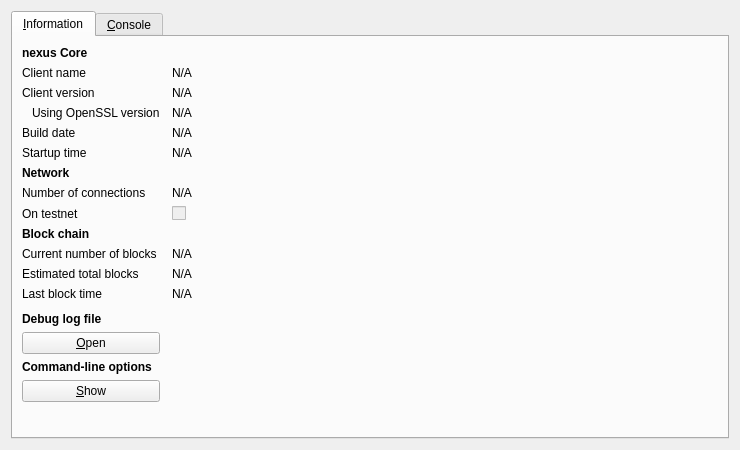
<?xml version="1.0" encoding="UTF-8"?>
<ui version="4.0">
 <class>RPCConsole</class>
 <widget class="QDialog" name="RPCConsole">
  <property name="geometry">
   <rect>
    <x>0</x>
    <y>0</y>
    <width>740</width>
    <height>450</height>
   </rect>
  </property>
  <property name="windowTitle">
   <string>nexus - Debug window</string>
  </property>
  <layout class="QVBoxLayout" name="verticalLayout_2">
   <item>
    <widget class="QTabWidget" name="tabWidget">
     <property name="currentIndex">
      <number>0</number>
     </property>
     <widget class="QWidget" name="tab_info">
      <attribute name="title">
       <string>&amp;Information</string>
      </attribute>
      <layout class="QGridLayout" name="gridLayout" columnstretch="0,1">
       <property name="horizontalSpacing">
        <number>12</number>
       </property>
       <item row="0" column="0">
        <widget class="QLabel" name="label_9">
         <property name="font">
          <font>
           <weight>75</weight>
           <bold>true</bold>
          </font>
         </property>
         <property name="text">
          <string>nexus Core</string>
         </property>
        </widget>
       </item>
       <item row="1" column="0">
        <widget class="QLabel" name="label_5">
         <property name="text">
          <string>Client name</string>
         </property>
        </widget>
       </item>
       <item row="1" column="1">
        <widget class="QLabel" name="clientName">
         <property name="cursor">
          <cursorShape>IBeamCursor</cursorShape>
         </property>
         <property name="text">
          <string>N/A</string>
         </property>
         <property name="textFormat">
          <enum>Qt::PlainText</enum>
         </property>
         <property name="textInteractionFlags">
          <set>Qt::LinksAccessibleByMouse|Qt::TextSelectableByKeyboard|Qt::TextSelectableByMouse</set>
         </property>
        </widget>
       </item>
       <item row="2" column="0">
        <widget class="QLabel" name="label_6">
         <property name="text">
          <string>Client version</string>
         </property>
        </widget>
       </item>
       <item row="2" column="1">
        <widget class="QLabel" name="clientVersion">
         <property name="cursor">
          <cursorShape>IBeamCursor</cursorShape>
         </property>
         <property name="text">
          <string>N/A</string>
         </property>
         <property name="textFormat">
          <enum>Qt::PlainText</enum>
         </property>
         <property name="textInteractionFlags">
          <set>Qt::LinksAccessibleByMouse|Qt::TextSelectableByKeyboard|Qt::TextSelectableByMouse</set>
         </property>
        </widget>
       </item>
       <item row="3" column="0">
        <widget class="QLabel" name="label_14">
         <property name="text">
          <string>Using OpenSSL version</string>
         </property>
         <property name="indent">
          <number>10</number>
         </property>
        </widget>
       </item>
       <item row="3" column="1">
        <widget class="QLabel" name="openSSLVersion">
         <property name="cursor">
          <cursorShape>IBeamCursor</cursorShape>
         </property>
         <property name="text">
          <string>N/A</string>
         </property>
         <property name="textFormat">
          <enum>Qt::PlainText</enum>
         </property>
         <property name="textInteractionFlags">
          <set>Qt::LinksAccessibleByMouse|Qt::TextSelectableByKeyboard|Qt::TextSelectableByMouse</set>
         </property>
        </widget>
       </item>
       <item row="4" column="0">
        <widget class="QLabel" name="label_12">
         <property name="text">
          <string>Build date</string>
         </property>
        </widget>
       </item>
       <item row="4" column="1">
        <widget class="QLabel" name="buildDate">
         <property name="cursor">
          <cursorShape>IBeamCursor</cursorShape>
         </property>
         <property name="text">
          <string>N/A</string>
         </property>
         <property name="textFormat">
          <enum>Qt::PlainText</enum>
         </property>
         <property name="textInteractionFlags">
          <set>Qt::LinksAccessibleByMouse|Qt::TextSelectableByKeyboard|Qt::TextSelectableByMouse</set>
         </property>
        </widget>
       </item>
       <item row="5" column="0">
        <widget class="QLabel" name="label_13">
         <property name="text">
          <string>Startup time</string>
         </property>
        </widget>
       </item>
       <item row="5" column="1">
        <widget class="QLabel" name="startupTime">
         <property name="cursor">
          <cursorShape>IBeamCursor</cursorShape>
         </property>
         <property name="text">
          <string>N/A</string>
         </property>
         <property name="textFormat">
          <enum>Qt::PlainText</enum>
         </property>
         <property name="textInteractionFlags">
          <set>Qt::LinksAccessibleByMouse|Qt::TextSelectableByKeyboard|Qt::TextSelectableByMouse</set>
         </property>
        </widget>
       </item>
       <item row="6" column="0">
        <widget class="QLabel" name="label_11">
         <property name="font">
          <font>
           <weight>75</weight>
           <bold>true</bold>
          </font>
         </property>
         <property name="text">
          <string>Network</string>
         </property>
        </widget>
       </item>
       <item row="7" column="0">
        <widget class="QLabel" name="label_7">
         <property name="text">
          <string>Number of connections</string>
         </property>
        </widget>
       </item>
       <item row="7" column="1">
        <widget class="QLabel" name="numberOfConnections">
         <property name="cursor">
          <cursorShape>IBeamCursor</cursorShape>
         </property>
         <property name="text">
          <string>N/A</string>
         </property>
         <property name="textFormat">
          <enum>Qt::PlainText</enum>
         </property>
         <property name="textInteractionFlags">
          <set>Qt::LinksAccessibleByMouse|Qt::TextSelectableByKeyboard|Qt::TextSelectableByMouse</set>
         </property>
        </widget>
       </item>
       <item row="8" column="0">
        <widget class="QLabel" name="label_8">
         <property name="text">
          <string>On testnet</string>
         </property>
        </widget>
       </item>
       <item row="8" column="1">
        <widget class="QCheckBox" name="isTestNet">
         <property name="enabled">
          <bool>false</bool>
         </property>
         <property name="text">
          <string/>
         </property>
        </widget>
       </item>
       <item row="9" column="0">
        <widget class="QLabel" name="label_10">
         <property name="font">
          <font>
           <weight>75</weight>
           <bold>true</bold>
          </font>
         </property>
         <property name="text">
          <string>Block chain</string>
         </property>
        </widget>
       </item>
       <item row="10" column="0">
        <widget class="QLabel" name="label_3">
         <property name="text">
          <string>Current number of blocks</string>
         </property>
        </widget>
       </item>
       <item row="10" column="1">
        <widget class="QLabel" name="numberOfBlocks">
         <property name="cursor">
          <cursorShape>IBeamCursor</cursorShape>
         </property>
         <property name="text">
          <string>N/A</string>
         </property>
         <property name="textFormat">
          <enum>Qt::PlainText</enum>
         </property>
         <property name="textInteractionFlags">
          <set>Qt::LinksAccessibleByMouse|Qt::TextSelectableByKeyboard|Qt::TextSelectableByMouse</set>
         </property>
        </widget>
       </item>
       <item row="11" column="0">
        <widget class="QLabel" name="label_4">
         <property name="text">
          <string>Estimated total blocks</string>
         </property>
        </widget>
       </item>
       <item row="11" column="1">
        <widget class="QLabel" name="totalBlocks">
         <property name="cursor">
          <cursorShape>IBeamCursor</cursorShape>
         </property>
         <property name="text">
          <string>N/A</string>
         </property>
         <property name="textFormat">
          <enum>Qt::PlainText</enum>
         </property>
         <property name="textInteractionFlags">
          <set>Qt::LinksAccessibleByMouse|Qt::TextSelectableByKeyboard|Qt::TextSelectableByMouse</set>
         </property>
        </widget>
       </item>
       <item row="12" column="0">
        <widget class="QLabel" name="label_2">
         <property name="text">
          <string>Last block time</string>
         </property>
        </widget>
       </item>
       <item row="12" column="1">
        <widget class="QLabel" name="lastBlockTime">
         <property name="cursor">
          <cursorShape>IBeamCursor</cursorShape>
         </property>
         <property name="text">
          <string>N/A</string>
         </property>
         <property name="textFormat">
          <enum>Qt::PlainText</enum>
         </property>
         <property name="textInteractionFlags">
          <set>Qt::LinksAccessibleByMouse|Qt::TextSelectableByKeyboard|Qt::TextSelectableByMouse</set>
         </property>
        </widget>
       </item>
       <item row="13" column="0">
        <spacer name="verticalSpacer_2">
         <property name="orientation">
          <enum>Qt::Vertical</enum>
         </property>
         <property name="sizeHint" stdset="0">
          <size>
           <width>20</width>
           <height>20</height>
          </size>
         </property>
        </spacer>
       </item>
       <item row="14" column="0">
        <widget class="QLabel" name="labelDebugLogfile">
         <property name="font">
          <font>
           <weight>75</weight>
           <bold>true</bold>
          </font>
         </property>
         <property name="text">
          <string>Debug log file</string>
         </property>
        </widget>
       </item>
       <item row="15" column="0">
        <widget class="QPushButton" name="openDebugLogfileButton">
         <property name="toolTip">
          <string>Open the nexus debug log file from the current data directory. This can take a few seconds for large log files.</string>
         </property>
         <property name="text">
          <string>&amp;Open</string>
         </property>
         <property name="autoDefault">
          <bool>false</bool>
         </property>
        </widget>
       </item>
       <item row="16" column="0">
        <widget class="QLabel" name="labelCLOptions">
         <property name="font">
          <font>
           <weight>75</weight>
           <bold>true</bold>
          </font>
         </property>
         <property name="text">
          <string>Command-line options</string>
         </property>
        </widget>
       </item>
       <item row="17" column="0">
        <widget class="QPushButton" name="showCLOptionsButton">
         <property name="toolTip">
          <string>Show the nexus-Qt help message to get a list with possible nexus command-line options.</string>
         </property>
         <property name="text">
          <string>&amp;Show</string>
         </property>
         <property name="autoDefault">
          <bool>false</bool>
         </property>
        </widget>
       </item>
       <item row="18" column="0">
        <spacer name="verticalSpacer">
         <property name="orientation">
          <enum>Qt::Vertical</enum>
         </property>
         <property name="sizeHint" stdset="0">
          <size>
           <width>20</width>
           <height>40</height>
          </size>
         </property>
        </spacer>
       </item>
      </layout>
     </widget>
     <widget class="QWidget" name="tab_console">
      <attribute name="title">
       <string>&amp;Console</string>
      </attribute>
      <layout class="QVBoxLayout" name="verticalLayout_3">
       <property name="spacing">
        <number>3</number>
       </property>
       <item>
        <widget class="QTextEdit" name="messagesWidget">
         <property name="minimumSize">
          <size>
           <width>0</width>
           <height>100</height>
          </size>
         </property>
         <property name="readOnly">
          <bool>true</bool>
         </property>
         <property name="tabKeyNavigation" stdset="0">
          <bool>false</bool>
         </property>
         <property name="columnCount" stdset="0">
          <number>2</number>
         </property>
        </widget>
       </item>
       <item>
        <layout class="QHBoxLayout" name="horizontalLayout">
         <property name="spacing">
          <number>3</number>
         </property>
         <item>
          <widget class="QLabel" name="label">
           <property name="text">
            <string notr="true">&gt;</string>
           </property>
          </widget>
         </item>
         <item>
          <widget class="QLineEdit" name="lineEdit"/>
         </item>
         <item>
          <widget class="QPushButton" name="clearButton">
           <property name="maximumSize">
            <size>
             <width>24</width>
             <height>24</height>
            </size>
           </property>
           <property name="toolTip">
            <string>Clear console</string>
           </property>
           <property name="text">
            <string/>
           </property>
           <property name="icon">
            <iconset resource="../bitcoin.qrc">
             <normaloff>:/icons/remove</normaloff>:/icons/remove</iconset>
           </property>
           <property name="shortcut">
            <string notr="true">Ctrl+L</string>
           </property>
           <property name="autoDefault">
            <bool>false</bool>
           </property>
          </widget>
         </item>
        </layout>
       </item>
      </layout>
     </widget>
    </widget>
   </item>
  </layout>
 </widget>
 <resources>
  <include location="../bitcoin.qrc"/>
 </resources>
 <connections/>
</ui>
